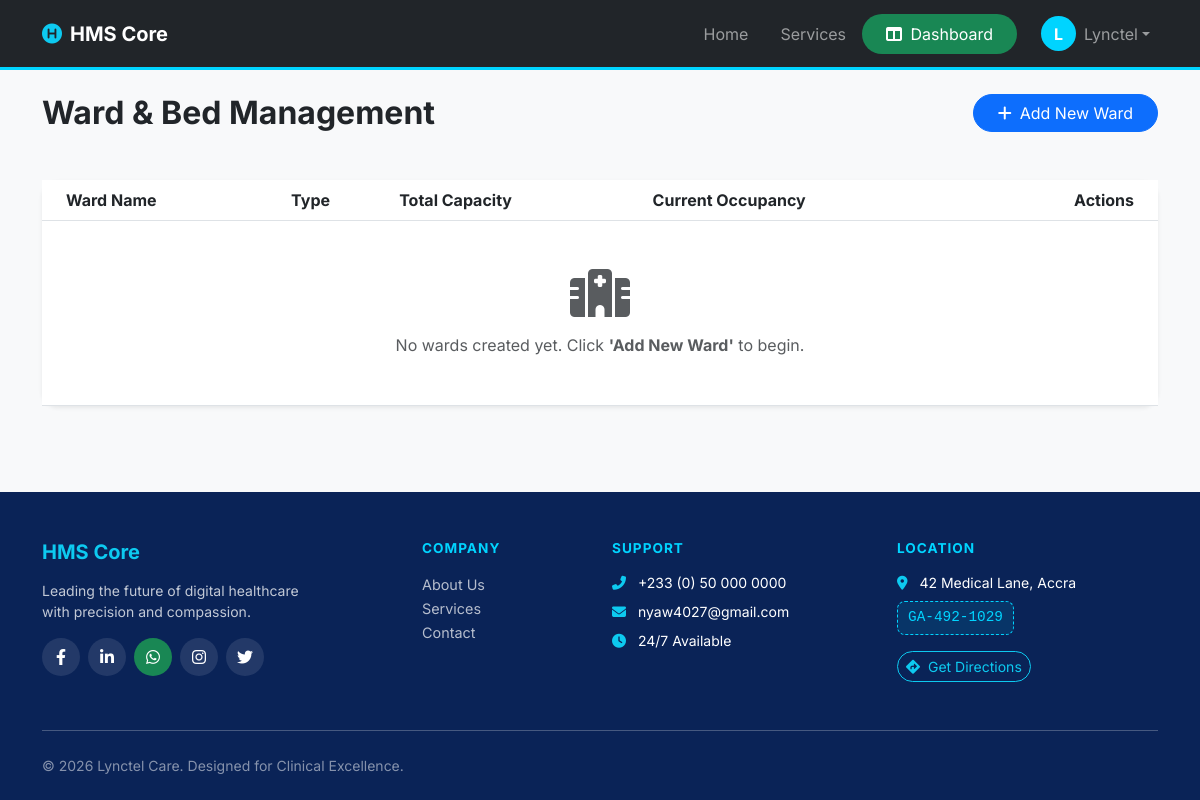
The app's page /manager/wards/ (signed in) with its own data.
### accounts/models.py (models this page shows, shortened)
class User(AbstractUser):
    ROLE_CHOICES = (
        ('doctor', 'Doctor'),
        ('patient', 'Patient'),
        ('cashier', 'Cashier'),
        ('manager', 'Manager'),
        ('staff', 'Staff'),
        ('pharmacist', 'Pharmacist'), # Added this so your dashboard logic makes sense
        ('lab_tech', 'Lab Technician'),
    )
    role = models.CharField(max_length=20, choices=ROLE_CHOICES, default='patient')
    phone_number = models.CharField(max_length=15, blank=True, null=True)
    address = models.TextField(blank=True, null=True)
    date_of_birth = models.DateField(blank=True, null=True)
    profile_picture = models.ImageField(upload_to='profile_pics/', blank=True, null=True)
    created_at = models.DateTimeField(auto_now_add=True)
    updated_at = models.DateTimeField(auto_now=True)
    class Meta:
        ordering = ['-created_at']

### manager/models.py (models this page shows, shortened)
class HospitalSetting(models.Model):
    hospital_name = models.CharField(max_length=200, default="HMS Core International")
    support_email = models.EmailField(default="admin@hms-core.com")
    maintenance_mode = models.BooleanField(default=False)
    night_mode = models.BooleanField(default=False)
    email_notifications_enabled = models.BooleanField(default=True) # New Field
    @classmethod
    def load(cls):
        obj, created = cls.objects.get_or_create(pk=1)
        return obj

### accounts/views.py (the view, shortened to what this page needs)
# urls.py: path('manager/wards/', views.manage_wards, name='manage_wards'),
@login_required
def manage_wards(request):
    wards = Ward.objects.all()
    return render(request, 'manager/manage_wards.html', {'wards': wards})

### manager/context_processors.py (called while the page is built)
def hospital_settings(request):
    return {
        'hospital_settings': HospitalSetting.load()
    }

### templates/manager/manage_wards.html (shortened to what this page needs)
{% extends 'shared/base.html' %}
{% block content %}
<div class="container py-4">
    <div class="d-flex justify-content-between align-items-center mb-4">
        <h2 class="fw-bold mb-0">Ward & Bed Management</h2>
        <button class="btn btn-primary rounded-pill px-4" data-bs-toggle="modal" data-bs-target="#addWardModal">
            <i class="fas fa-plus me-2"></i>Add New Ward
        </button>
    </div>
    <div class="card border-0 shadow-sm rounded-4">
        <div class="card-body p-0">
            <div class="table-responsive">
                <table class="table table-hover align-middle mb-0">
                    <thead class="bg-light">
                        <tr>
                            <th class="ps-4">Ward Name</th>
                            <th>Type</th>
                            <th>Total Capacity</th>
                            <th>Current Occupancy</th>
                            <th class="text-end pe-4">Actions</th>
                        </tr>
                    </thead>
                    <tbody>
                        {% for ward in wards %}
                        <tr>
                            <td class="ps-4 fw-bold">{{ ward.name }}</td>
                            <td><span class="badge bg-info text-dark">{{ ward.ward_type }}</span></td>
                            <td>{{ ward.capacity }}</td>
                            <td>
                                <span class="badge {% if ward.occupied_beds >= ward.capacity %}bg-danger{% else %}bg-success{% endif %}">
                                    {{ ward.occupied_beds }} Occupied
                                </span>
                            </td>
                            <td class="text-end pe-4">
                                <a href="#" class="btn btn-sm btn-outline-secondary"><i class="fas fa-edit"></i></a>
                                <a href="#" class="btn btn-sm btn-outline-danger"><i class="fas fa-trash"></i></a>
                            </td>
                        </tr>
                        {% empty %}
                        <tr>
                            <td colspan="5" class="text-center py-5 text-muted">
                                <i class="fas fa-hospital-alt fa-3x mb-3 d-block"></i>
                                No wards created yet. Click <strong>'Add New Ward'</strong> to begin.
                            </td>
                        </tr>
                        {% endfor %}
                    </tbody>
                </table>
            </div>
        </div>
    </div>
</div>
{% endblock %}

### templates/shared/base.html (shortened to what this page needs)
<!DOCTYPE html>
<html lang="en" data-theme="{{ hospital_settings.night_mode|yesno:'dark,light' }}">
<head>
    {% load static %}
    <link href="https://cdn.jsdelivr.net/npm/bootstrap@5.3.0/dist/css/bootstrap.min.css" rel="stylesheet">
    <link rel="stylesheet" href="https://cdnjs.cloudflare.com/ajax/libs/font-awesome/6.4.0/css/all.min.css">
</head>
<body>
    <nav class="navbar navbar-expand-lg navbar-dark bg-dark sticky-top">
        <div class="container">
            <a class="navbar-brand fw-bold" href="{% url 'home' %}">
                <i class="fas fa-hospital-symbol text-info me-2"></i>HMS Core
            </a>
            <div class="collapse navbar-collapse" id="navbarNav">
                <ul class="navbar-nav ms-auto align-items-center">
                    <li class="nav-item"><a class="nav-link px-3" href="{% url 'home' %}">Home</a></li>
                    <li class="nav-item"><a class="nav-link px-3" href="{% url 'services' %}">Services</a></li>
                    {% if user.is_authenticated %}
                        <li class="nav-item">
                            <a class="nav-link btn btn-dashboard px-4 rounded-pill me-lg-3 text-white" href="{% url 'dashboard' %}">
                                <i class="fas fa-columns me-1"></i> Dashboard
                            </a>
                        </li>
                        <li class="nav-item dropdown">
                            <a class="nav-link dropdown-toggle d-flex align-items-center" href="#" id="navbarDropdown" role="button" data-bs-toggle="dropdown">
                                <div class="user-avatar me-2">
                                    {{ user.username|slice:":1"|upper }}
                                </div>
                                <span class="d-none d-lg-inline">{{ user.username|capfirst }}</span>
                            </a>
                        </li>
                    {% else %}
                        <li class="nav-item"><a class="nav-link px-3" href="{% url 'login' %}">Login</a></li>
                        <li class="nav-item">
                            <a class="nav-link btn btn-login-nav px-4 rounded-pill text-white ms-lg-2" href="{% url 'register' %}">Register</a>
                        </li>
                    {% endif %}
                </ul>
            </div>
        </div>
    </nav>
    <main>
        {% block content %}{% endblock %}
    </main>
    <footer class="custom-footer pt-5 pb-4 mt-5">
        <div class="container">
            <div class="row g-4">
                <div class="col-lg-3 col-md-6">
                    <h5 class="fw-bold mb-3 text-info">HMS Core</h5>
                    <p class="small opacity-75">Leading the future of digital healthcare with precision and compassion.</p>
                    <div class="d-flex gap-2 mt-3">
                        <a href="#" class="social-circle"><i class="fab fa-facebook-f"></i></a>
                        <a href="#" class="social-circle"><i class="fab fa-linkedin-in"></i></a>
                        <a href="https://wa.me/233500000000" class="social-circle bg-success"><i class="fab fa-whatsapp"></i></a>
                        <a href="#" class="social-circle"><i class="fab fa-instagram"></i></a>
                        <a href="#" class="social-circle"><i class="fab fa-twitter"></i></a>
                    </div>
                </div>
                <div class="col-lg-2 col-md-6 offset-lg-1">
                    <h6 class="footer-heading mb-3">Company</h6>
                    <ul class="list-unstyled">
                        <li><a href="{% url 'about' %}" class="footer-link">About Us</a></li>
                        <li><a href="{% url 'services' %}" class="footer-link">Services</a></li>
                        <li><a href="{% url 'contact' %}" class="footer-link">Contact</a></li>
                    </ul>
                </div>
                <div class="col-lg-3 col-md-6">
                    <h6 class="footer-heading mb-3">Support</h6>
                    <p class="small mb-2"><i class="fas fa-phone-alt me-2 text-info"></i> +233 (0) 50 000 0000</p>
                    <p class="small mb-2"><i class="fas fa-envelope me-2 text-info"></i> {{ hospital_settings.support_email }}</p>
                    <p class="small"><i class="fas fa-clock me-2 text-info"></i> 24/7 Available</p>
                </div>
                <div class="col-lg-3 col-md-6">
                    <h6 class="footer-heading mb-3">Location</h6>
                    <p class="small mb-2"><i class="fas fa-map-marker-alt me-2 text-info"></i> 42 Medical Lane, Accra</p>
                    <div class="gps-badge d-inline-block mb-3">GA-492-1029</div>
                    <br>
                    <a href="https://maps.google.com" target="_blank" class="btn btn-sm btn-outline-info rounded-pill">
                        <i class="fas fa-directions me-1"></i> Get Directions
                    </a>
                </div>
            </div>
            <hr class="mt-5 mb-4 border-light opacity-10">
            <div class="row align-items-center">
                <div class="col-md-6 text-center text-md-start">
                    <p class="small opacity-50 mb-0">© 2026 {{ hospital_settings.hospital_name }}. Designed for Clinical Excellence.</p>
                </div>
            </div>
        </div>
    </footer>
</body>
</html>

### templates/shared/base.html (style rules this page uses)
:root { --medical-blue: #0a2357; --medical-info: #00d4ff; --medical-green: #198754; --bg-light: #f8f9fa; }
body { display: flex; flex-direction: column; min-height: 100vh; font-family: 'Inter', sans-serif; background-color: var(--bg-light); transition: background 0.3s ease; }
main { flex: 1; }
.navbar { border-bottom: 3px solid var(--medical-info); }
.btn-dashboard { background-color: var(--medical-green) !important; color: white !important; border: none; transition: 0.3s; }
.user-avatar { width: 35px; height: 35px; background: var(--medical-info); color: white; border-radius: 50%; display: flex; align-items: center; justify-content: center; font-weight: bold; }
.custom-footer { background-color: var(--medical-blue); color: #ffffff; }
.footer-link { color: rgba(255,255,255,0.7); text-decoration: none; transition: 0.3s; font-size: 0.9rem; }
.social-circle { width: 38px; height: 38px; background: rgba(255,255,255,0.1); display: inline-flex; align-items: center; justify-content: center; border-radius: 50%; color: white; text-decoration: none; transition: 0.3s; }
.footer-heading { color: var(--medical-info); font-weight: 700; text-transform: uppercase; font-size: 0.85rem; letter-spacing: 1px; }
.gps-badge { background: rgba(0, 212, 255, 0.1); border: 1px dashed var(--medical-info); color: var(--medical-info); padding: 5px 10px; border-radius: 8px; font-family: monospace; font-size: 0.9rem; }

### records on screen
User: username "L", username "Lynctel"
HospitalSetting: support_email "nyaw4027@gmail.com", hospital_name "Lynctel Care"
